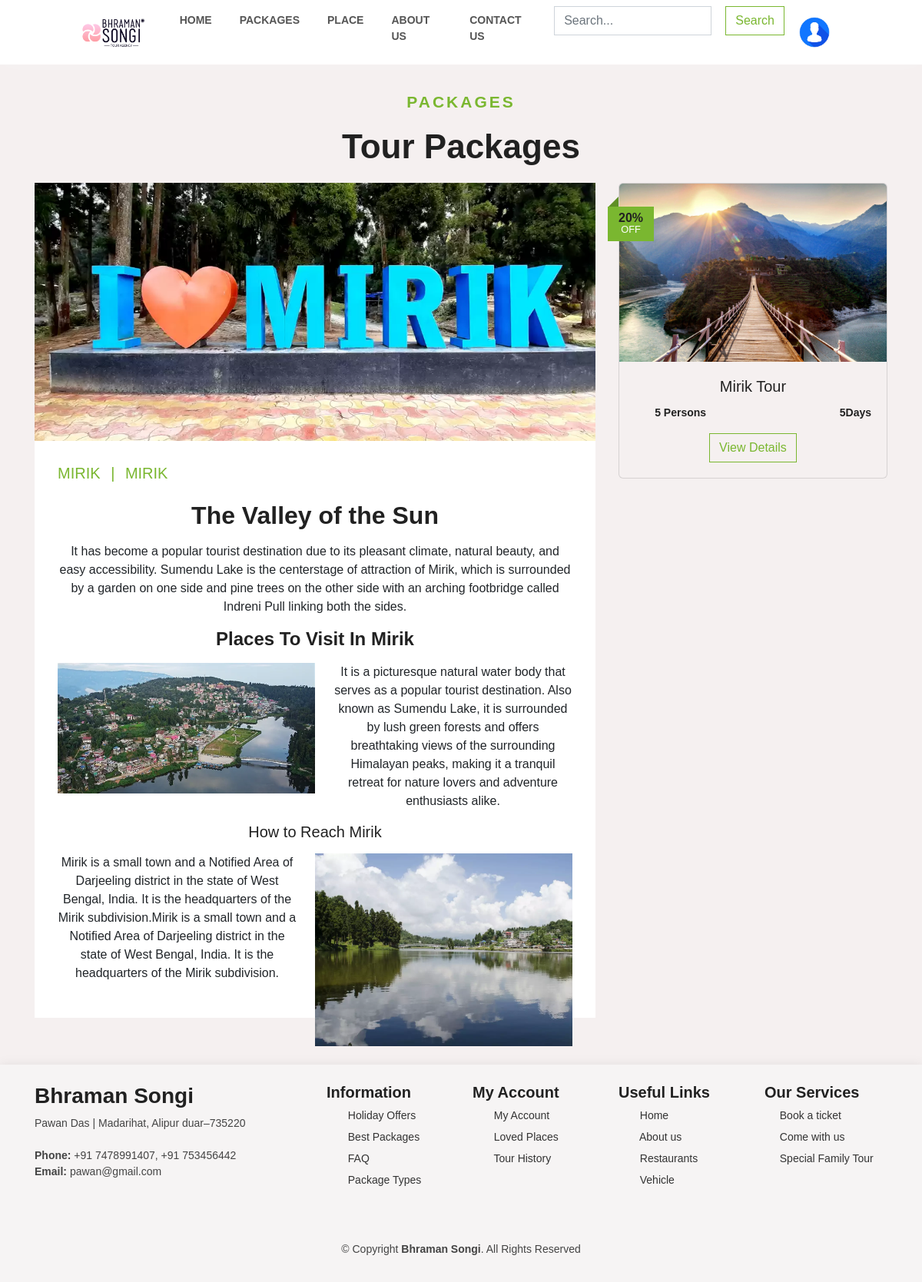
/view_place.php?type=place&location=Mirik, run on the app's committed database.
### tables this page shows
CREATE TABLE `place` (
  `PL_ID` int(6) NOT NULL,
  `PL_NAME` varchar(50) NOT NULL,
  `PL_LOCATION` varchar(100) NOT NULL,
  `PL_ADDR` varchar(100) NOT NULL,
  `ATRACTIONS` varchar(100) NOT NULL,
  `SIGHT_SEEING` varchar(100) NOT NULL,
  `PL_DESCR` text NOT NULL,
  `PL_DETAILS` int(6) NOT NULL DEFAULT 0,
  `PL_IMAGE1` varchar(255) DEFAULT NULL,
  `PL_IMAGE2` varchar(255) DEFAULT NULL,
  `PL_IMAGE3` varchar(255) DEFAULT NULL,
  `PL_IMAGE4` varchar(255) DEFAULT NULL
);

CREATE TABLE `place_details` (
  `PDES_ID` int(11) NOT NULL,
  `PL_ID` int(11) DEFAULT NULL,
  `DESCRIPTION_1` text DEFAULT NULL,
  `DESCRIPTION_2` text DEFAULT NULL,
  `DESCRIPTION_3` text DEFAULT NULL,
  `HEADING_1` varchar(255) DEFAULT NULL,
  `HEADING_2` varchar(255) DEFAULT NULL,
  `HEADING_3` varchar(255) DEFAULT NULL
);

CREATE TABLE `co_package` (
  `CP_ID` int(6) NOT NULL,
  `PL_LOCATION` varchar(50) NOT NULL,
  `P_NAME` varchar(40) NOT NULL,
  `PL_NAME` varchar(50) NOT NULL,
  `PL_ADDRESS` varchar(100) NOT NULL,
  `P_COST` int(10) NOT NULL,
  `DURATION` int(5) NOT NULL,
  `TOURIST_NUMBER` int(4) NOT NULL,
  `TOTAL_SEAT` int(3) NOT NULL,
  `AVL_SEAT` int(3) NOT NULL,
  `P_DETAILS` int(2) NOT NULL,
  `VEHICLE` int(6) NOT NULL,
  `HOTEL` int(3) NOT NULL,
  `RESTAURANT` text NOT NULL,
  `P_TYPE` varchar(20) NOT NULL,
  `TOUR_GUID_NAME` varchar(50) NOT NULL,
  `PL_IMAGE` varchar(255) DEFAULT NULL,
  `P_DATE` date NOT NULL,
  `STATUS` int(2) NOT NULL DEFAULT 1
);

### functions.inc.php (called while the page is built, shortened)
<?php
function get_safe_value($conn,$str){
	if($str!=''){
		$str=trim($str);
		return mysqli_real_escape_string($conn,$str);
	}
}
?>

### view_place.php (the view, shortened to what this page needs)
<?php
require('functions.inc.php');
require('connect.php');
?>
<?php
if (isset($_GET['type']) && $_GET['type'] == 'place') {
    $searched_key = get_safe_value($conn, $_GET['location']);
    $query = "SELECT * FROM `place` WHERE PL_LOCATION = '$searched_key';";
    $for = 'place';
    $check_key = mysqli_query($conn, $query);
}
?>
<!DOCTYPE html>
<html lang="en">
<head>
    <link rel="stylesheet" href="css/home_style.css">
    <link rel="stylesheet" href="css/bootstrap.min.css">
    <link rel="stylesheet" href="css/navbar.css">
    <link href="css/google.font.css" rel="stylesheet">
    <link rel="stylesheet" href="css/style.css">
</head>
<body style="height: 100vh;">
    <nav class="navbar navbar-expand-lg sticky-top " id="nav">
        <div class="container-fluid" id="navContent">
            <a class="navbar-brand" href="index.php"><img class="companyLogo" src="img/logo.jpg" alt="Logo" style="height:45px; object-fit:contain;"></a>
            <div class="collapse navbar-collapse ">
                <ul class="navbar-nav stroke ms-auto">
                    <li class="nav-item navtext">
                        <a class="nav-link " aria-current="page" href="index.php">Home</a>
                    </li>
                    <li class="nav-item navtext">
                        <a class="nav-link " href="package.php">Packages</a>
                    </li>
                    <li class="nav-item navtext">
                        <a class="nav-link " href="place.php">Place</a>
                    </li>
                    <li class="nav-item navtext">
                        <a class="nav-link " href="about_us.php">About Us</a>
                    </li>
                    <li class="nav-item navtext">
                        <a class="nav-link" href="conntact_us.php">Contact Us</a>
                    </li>
                    <li>
                        <form class="d-flex" method="get" action="view_place.php">
                            <div class="selection_container">
                                <input class="form-control me-2 search-box" type="search" placeholder="Search..." name="search_package" aria-label="Search">
                                <button class="btn btn-outline-primary select-btn" type="submit" name="search_btn">Search</button>
                            </div>
                        </form>
                    </li>
                </ul>
                <div class="navbar-nav ms-auto px-1 me-5">
                    <div class="Navbardropdown-container">
                        <img src="img/AVTAR.jpg" style="object-fit: contain;" class="nav-item" height="50px" alt="Login">
                    </div>
                </div>
            </div>
        </div>
    </nav>
    <section class="package" style="margin-top: 20px;">
        <div class="container ">
            <h4 class="heading_sm">Packages</h4>
            <h2 class="heading_lg">Tour Packages</h2>
            <div class="row">
                <?php
                if ($for == 'place') {
                ?>
                    <div class="col-lg-8">
                        <?php
                        if (mysqli_num_rows($check_key) > 0) {
                            $row = mysqli_fetch_assoc($check_key);
                            $pl_id = $row['PL_ID'];
                            $s = "SELECT * FROM `place_details` WHERE PL_ID = '$pl_id' ;";
                            $re = mysqli_query($conn, $s);
                            $ro = mysqli_fetch_assoc($re);
                        ?>
                            <div class="pb-3">
                                <div class="blog-item">
                                    <div class="position-relative">
                                        <img class="img-fluid w-100" src="admin/image/places/<?php echo $row['PL_IMAGE1']; ?>" alt="">
                                    </div>
                                </div>
                                <div class="bg-white mb-3" style="padding: 30px;">
                                    <div class="d-flex mb-3">
                                        <h5>
                                            <a class="text-primary text-uppercase text-decoration-none" href="#"><?php echo $row['PL_LOCATION']; ?></a>
                                            <span class="text-primary px-2">|</span>
                                            <a class="text-primary text-uppercase text-decoration-none" href="#"><?php echo $row['PL_NAME']; ?></a>
                                        </h5>
                                    </div>
                                    <h2 class="mb-3"><?php echo $ro['HEADING_1']; ?></h2>
                                    <p><?php echo $ro['DESCRIPTION_1']; ?></p>
                                    <h4 class="mb-3"><?php echo $ro['HEADING_2']; ?></h4>
                                    <img class="img-fluid w-50 float-left mr-4 mb-2" src="admin/image/places/<?php echo $row['PL_IMAGE2']; ?>">
                                    <p><?php echo $ro['DESCRIPTION_2']; ?></p>
                                    <h5 class="mb-3"><?php echo $ro['HEADING_3']; ?></h5>
                                    <img class="img-fluid w-50 float-right ml-4 mb-2" src="admin/image/places/<?php echo $row['PL_IMAGE3']; ?>">
                                    <p><?php echo $ro['DESCRIPTION_3']; ?></p>
                                </div>
                            </div>
                        <?php
                        }
                        ?>
                    </div>
                    <div class="col-lg-4 mt-5 mt-lg-0">
                        <?php
                        if (mysqli_num_rows($check_key) > 0) {
                        ?>
                                    <?php
                            if ($for == 'place') {
                                $sql = "select * from co_package where PL_LOCATION = '$searched_key';";
                                $res = mysqli_query($conn, $sql);
                                if (mysqli_num_rows($res) > 0) {
                                    while ($rowData = (mysqli_fetch_assoc($res))) {
                                    ?>
                                        <div class="card text-dark" style="background-color: rgb(245, 240, 240);">
                                            <a href="package_select.php?type=select&id=<?php echo $rowData['CP_ID']; ?>">
                                                <img src="Admin/image/packages/<?php echo $rowData['PL_IMAGE']; ?>" class="card-img-top" alt="Package photo">
                                                <div class="blog-date">
                                                    <h6 class="font-weight-bold mb-n1">20%</h6>
                                                    <small class="text-white text-uppercase">OFF</small>
                                                </div>
                                            </a>
                                            <div class="card-body">
                                                <a href="package_select.php?type=select&id=<?php echo $rowData['CP_ID']; ?>" class="text-decoration-none text-dark">
                                                    <h5 class="card-title"><?php echo $rowData['P_NAME']; ?></h5>
                                                </a>
                                                <div class="d-flex justify-content-between">
                                                    <p class="detail-text text-dark"><span class="icon-detail"><i class="fa-regular fa-user"></i></span><?php echo $rowData['TOURIST_NUMBER']; ?> Persons</p>
                                                    <p class="detail-text text-dark"><span class="icon-detail"><i class="fa-regular fa-calendar-days"></i></span><?php echo $rowData['DURATION']; ?>Days</p>
                                                </div>
                                                <a href="package_select.php?type=select&id=<?php echo $rowData['CP_ID']; ?>" class="btn btn-outline-primary">View Details</a>
                                            </div>
                                        </div>
                                    <?php
                                    }
                                } else {
                                    ?>
                                    <div class="d-flex justify-content-center">
                                        <h4 class="heading_lg text-dark text-center">No Package Found</h4>
                                    </div>
                            <?php
                                }
                            }
                        } else {
                            ?>
                            <div class="d-flex justify-content-center">
                                <h4 class="heading_lg text-dark text-center">No Package Found</h4>
                            </div>
                        <?php
                        }
                        ?>
                    </div>
                <?php
                }
                ?>
            </div>
    </section>
</body>
<?php include 'footer.php'; ?>
</html>

### css/home_style.css (style rules this page uses)
* { margin: 0px; padding: 0px; box-sizing: border-box; font-family: 'Poppins', sans-serif; }
body { background-color: rgb(245, 240, 240) !important; height: 200vh; }
.nav-item .nav-link { color: rgba(8, 8, 8, 0.685); text-transform: uppercase; font-weight: 600; font-size: 14px; }
.selection_container { display: flex; width: 100%; height: 100%; align-items: center; justify-content: center; }
.select-btn { display: inline-block; padding: 14px 30px; background-color: rgb(209, 95, 2); text-decoration: none; color: white; font-size: 16px; font-weight: 600; margin: 0px 10px; transition: 0.2s ease-in; }
.heading_sm { text-transform: uppercase; color: #7ab730; letter-spacing: 3px; font-size: 21px; }
.heading_lg { font-size: 44px; font-weight: 800; margin: 20px 0px; }
.package { width: 100%; text-align: center; padding: 16px 0px; margin-top: 140px; }
.icon-detail { color: rgb(13, 196, 13); padding: 0px 8px; font-size: 13px; }
.detail-text { font-size: 14px; font-weight: 600; color: rgba(0, 0, 0, 0.699); }
ul { list-style-type: none; padding: 0; }
li { margin-bottom: 10px; }

### css/navbar.css (style rules this page uses)
.Navbardropdown-container { position: relative; display: inline-block; cursor: pointer; }
@media (min-width: 992px) { #navContent { margin-left: 5vw; margin-right: 1vw; } }
.navtext { font-weight: 400; color: black; font-size: 17px; font-family: "Nunito", sans-serif; }
.navbar { box-shadow: rgba(255, 255, 255, 0.2) 0px 0px 29px 0px; background-color: #ffffff; }
.navbar-nav { list-style-type: none; padding: 0; margin: 0; }
.nav-item { display: inline-block; margin-right: 20px; }
.nav-link { position: relative; text-decoration: none; color: black; }
.nav-link::before { content: ""; position: absolute; width: 100%; height: 2px; bottom: 0; left: 0; background-color: #318CE7; visibility: hidden; transform: scaleX(0); transition: all 0.3s ease-in-out 0s; }
.pb-3 { padding-bottom: 1rem !important; }
.blog-item { transition: .5s; }
.position-relative { position: relative !important; }
.img-fluid { max-width: 100%; height: auto; }
.blog-date { position: absolute; width: 60px; height: 45px; top: 30px; left: -15px; display: flex; align-items: center; justify-content: center; flex-direction: column; background: #7AB730; }
.blog-date::after { position: absolute; content: ""; width: 0; height: 0; top: -15px; left: 0; border: 8px solid; border-color: transparent #5f8f25 #5f8f25 transparent; z-index: -1; }
.font-weight-bold { font-weight: 700 !important; }
.bg-white { background-color: #fff !important; }

### data on the page
place: PL_IMAGE1 (picture), PL_LOCATION "MIRIK", PL_NAME "MIRIK", PL_IMAGE2 (picture), PL_IMAGE3 (picture)
place_details: HEADING_1 "The Valley of the Sun", DESCRIPTION_1 "It has become a popular tourist destination due to its pleasant climate, natural beauty, and easy accessibility. Sumendu Lake is the centerstage of attraction of Mirik, which is surrounded by a garden on one side and pine trees on the other side with an arching footbridge called Indreni Pull linking both the sides.", HEADING_2 "Places To Visit In Mirik", DESCRIPTION_2 "It is a picturesque natural water body that serves as a popular tourist destination. Also known as Sumendu Lake, it is surrounded by lush green forests and offers breathtaking views of the surrounding Himalayan peaks, making it a tranquil retreat for nature lovers and adventure enthusiasts alike.", HEADING_3 "How to Reach Mirik", DESCRIPTION_3 "Mirik is a small town and a Notified Area of Darjeeling district in the state of West Bengal, India. It is the headquarters of the Mirik subdivision.Mirik is a small town and a Notified Area of Darjeeling district in the state of West Bengal, India. It is the headquarters of the Mirik subdivision."
co_package: PL_IMAGE (picture), P_NAME "Mirik Tour", TOURIST_NUMBER "5", DURATION "5"
